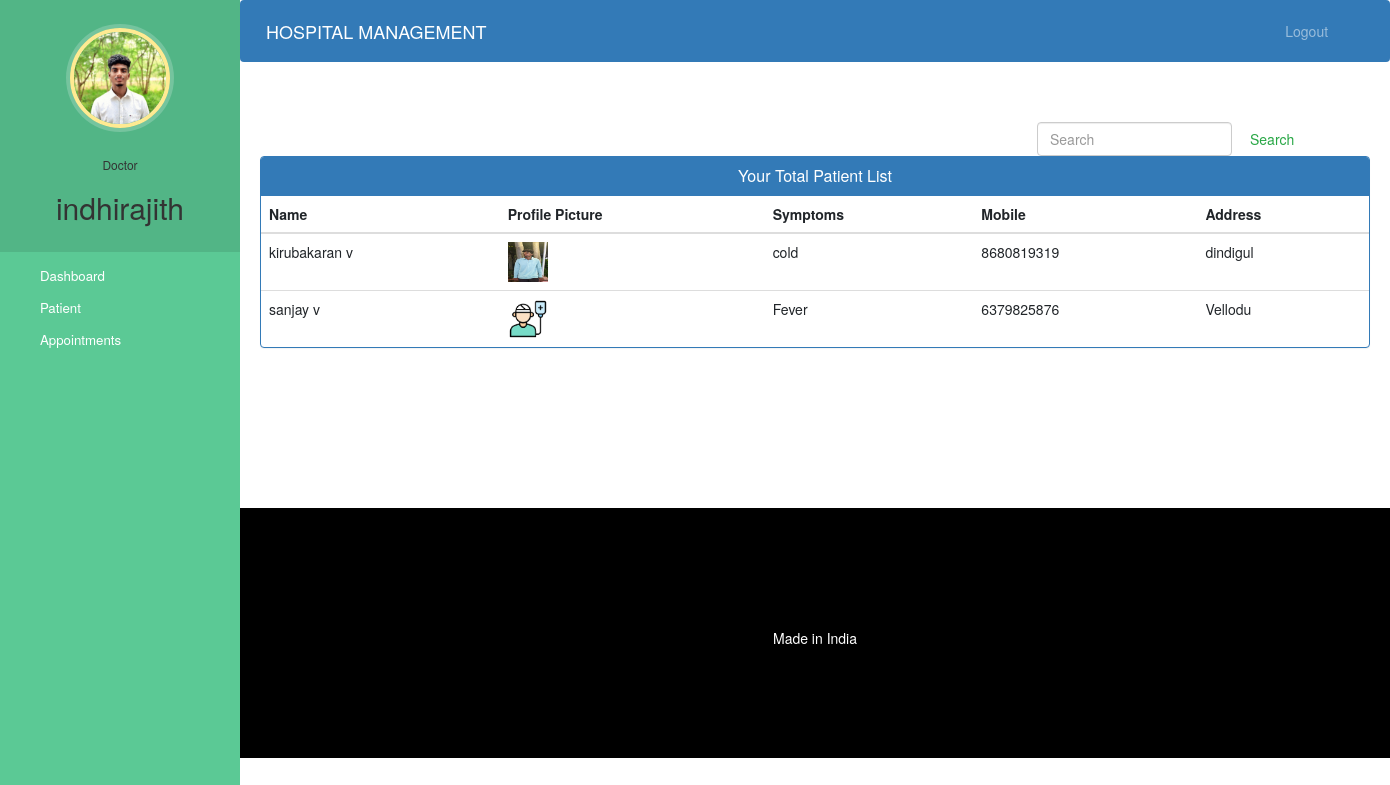
Page /doctor-view-patient (signed in) on the committed database.
### hospital/models.py (models this page shows, shortened)
class Doctor(models.Model):
    user=models.OneToOneField(User,on_delete=models.CASCADE)
    profile_pic= models.ImageField(upload_to='profile_pic/DoctorProfilePic/',null=True,blank=True)
    address = models.CharField(max_length=40)
    mobile = models.CharField(max_length=20,null=True)
    department= models.CharField(max_length=50,choices=departments,default='Cardiologist')
    status=models.BooleanField(default=False)

class Patient(models.Model):
    user=models.OneToOneField(User,on_delete=models.CASCADE)
    profile_pic= models.ImageField(upload_to='profile_pic/PatientProfilePic/',null=True,blank=True)
    address = models.CharField(max_length=40)
    mobile = models.CharField(max_length=20,null=False)
    symptoms = models.CharField(max_length=100,null=False)
    assignedDoctorId = models.PositiveIntegerField(null=True)
    admitDate=models.DateField(auto_now=True)
    status=models.BooleanField(default=False)
    @property
    def get_name(self):
        return self.user.first_name+" "+self.user.last_name

### hospital/views.py (the view)
# urls.py: path('doctor-view-patient', views.doctor_view_patient_view,name='doctor-view-patient'),
@login_required(login_url='doctorlogin')
@user_passes_test(is_doctor)
def doctor_view_patient_view(request):
    patients=models.Patient.objects.all().filter(status=True,assignedDoctorId=request.user.id)
    doctor=models.Doctor.objects.get(user_id=request.user.id) #for profile picture of doctor in sidebar
    return render(request,'hospital/doctor_view_patient.html',{'patients':patients,'doctor':doctor})

### hospital/views.py (called while the page is built)
def is_doctor(user):
    return user.groups.filter(name='DOCTOR').exists()

### templates/hospital/doctor_view_patient.html (shortened to what this page needs)
{% extends 'hospital/doctor_base.html' %}
{% block content %}
{%load static%}
<head>
  <link href="//netdna.bootstrapcdn.com/bootstrap/3.0.0/css/bootstrap.min.css" rel="stylesheet" id="bootstrap-css">
</head>
<div class="container">
    <form  action="/search" method="get" style="margin-left:70%;" class="form-inline my-2 my-lg-0">
      <input class="form-control mr-sm-2" type="search" placeholder="Search" name="query" id="query" aria-label="Search">
      <button class="btn btn-outline-success my-2 my-sm-0" type="submit">Search</button>
    </form>
  {% if patients %}
  <div class="panel panel-primary">
    <div class="panel-heading">
      <h6 class="panel-title">Your Total Patient List</h6>
    </div>
    <table class="table table-hover" id="dev-table">
      <thead>
        <tr>
          <th>Name</th>
          <th>Profile Picture</th>
          <th>Symptoms</th>
          <th>Mobile</th>
          <th>Address</th>
        </tr>
      </thead>
      {% for p in patients %}
      <tr>
        <td> {{p.get_name}}</td>
        <td> <img src="{% static p.profile_pic.url %}" alt="Profile Pic" height="40px" width="40px" /></td>
        <td>{{p.symptoms}}</td>
        <td>{{p.mobile}}</td>
        <td>{{p.address}}</td>
      </tr>
      {% endfor %}
    </table>
  </div>
  {%else%}
  <br><br><br>
  <h4 style="text-align: center;color: red;">No Patient Found !!!</h4>
  {% endif %}
</div>
{% endblock content %}

### templates/hospital/doctor_base.html (shortened to what this page needs)
<!DOCTYPE html>
{% load static %}
<html lang="en">
<head>
  <link rel="stylesheet" href="https://stackpath.bootstrapcdn.com/bootstrap/4.3.1/css/bootstrap.min.css">
  <link rel="stylesheet" href="https://maxcdn.bootstrapcdn.com/font-awesome/4.7.0/css/font-awesome.min.css">
</head>
<body>
  <nav class="menu" tabindex="0">
    <header class="avatar">
      <img src="{% static doctor.profile_pic.url %}" alt="Profile Pic" />
      <br><br>
      <h6>Doctor</h6>
      <h2>{{request.user.first_name}}</h2>
    </header>
    <ul>
      <li tabindex="0" class="icon-dashboard"> <a style="color:white; text-decoration:none;" href="/doctor-dashboard"><span>Dashboard</span></a> </li>
      <li tabindex="0" class="icon-users"> <a style="color:white; text-decoration:none;" href="/doctor-patient"><span>Patient</span></a></li>
      <li tabindex="0" class="icon-calendar"> <a style="color:white; text-decoration:none;" href="/doctor-appointment"><span>Appointments</span></a></li>
    </ul>
  </nav>
  <main>
    <div class="bs-example">
      <nav class="navbar navbar-expand-md  navbar-dark fixed-top" style="background:#337AB7;">
        <a href="/doctor-dashboard" class="navbar-brand">HOSPITAL MANAGEMENT</a>
        <div class="collapse navbar-collapse justify-content-between" id="navbarCollapse">
          <div class="navbar-nav" style=" margin-left: 90%;">
            <a href="/logout" class="nav-item nav-link">Logout</a>
          </div>
        </div>
      </nav>
    </div>
    <br><br>
    {% block content %}
    {% endblock content %}
    <br><br><br><br><br><br><br>
    <footer>
      <br>
      <div class="container">
        <div class="row">
          <div class="col-md-12 col-sm-12">
            <div style="color:#ffffff;" class="wow fadeInUp footer-copyright">
              <p>Made in India <br>
            </div>
          </div>
        </div>
      </div>
    </footer>
  </main>
</body>
</html>

### templates/hospital/doctor_base.html (style rules this page uses)
a:link { text-decoration: none; }
a { color: white; }
footer { padding: 0px 0px 0px 0px; background-color: black; margin: 0px; }
p { text-align: center; }
body { padding-left: 240px; }
main { position: relative; height: 100vh; }
.menu { background: #5bc995; height: 100vh; width: 240px; position: fixed; top: 0px; left: 0; z-index: 5; outline: none; }
.menu .avatar { background: rgba(0, 0, 0, 0.1); padding: 2em 0.5em; text-align: center; }
.menu .avatar img { width: 100px; border-radius: 50%; overflow: hidden; border: 4px solid #ffea92; box-shadow: 0 0 0 4px rgba(255, 255, 255, 0.2); }
.menu .avatar h2 { font-weight: normal; margin-bottom: 0; }
.menu ul { list-style: none; padding: 0.5em 0; margin: 0; }
.menu ul li { padding: 0.5em 1em 0.5em 3em; font-size: 0.95em; font-weight: regular; background-repeat: no-repeat; background-position: left 15px center; background-size: auto 20px; transition: all 0.15s linear; cursor: pointer; }
.menu ul li.icon-dashboard { background-image: url("http://www.entypo.com/images//gauge.svg"); }
.menu ul li.icon-users { background-image: url("http://www.entypo.com/images//users.svg"); }
.menu ul li.icon-calendar { background-image: url("http://www.entypo.com/images//calendar.svg"); }

### templates/hospital/doctor_view_patient.html (style rules this page uses)
a:link { text-decoration: none; }
h6 { text-align: center; }
.row { margin: 100px; }

### rows in the picture
Doctor: profile_pic (picture)
Patient: get_name "kirubakaran v", profile_pic (picture), symptoms "cold", mobile "8680819319", address "dindigul"
Patient: get_name "sanjay v", profile_pic (picture), symptoms "Fever", mobile "6379825876", address "Vellodu"

### other values in the picture
{{ request.user.first_name }} "indhirajith"
